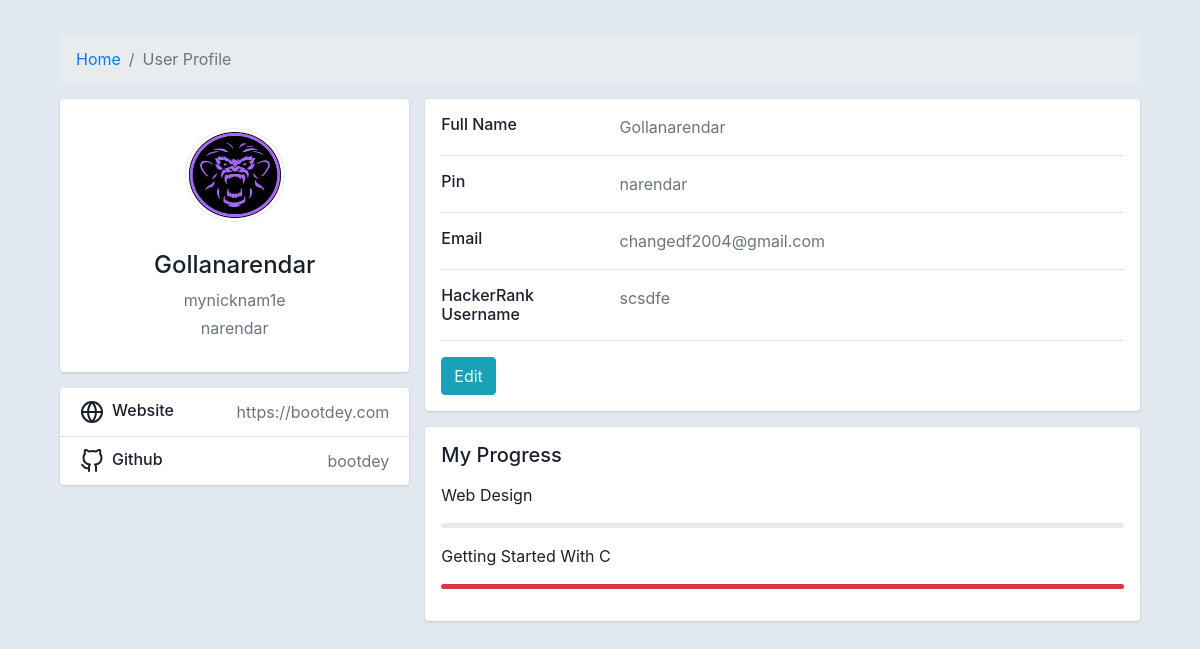
The page /profile/ (signed in) on the database as committed earlier.
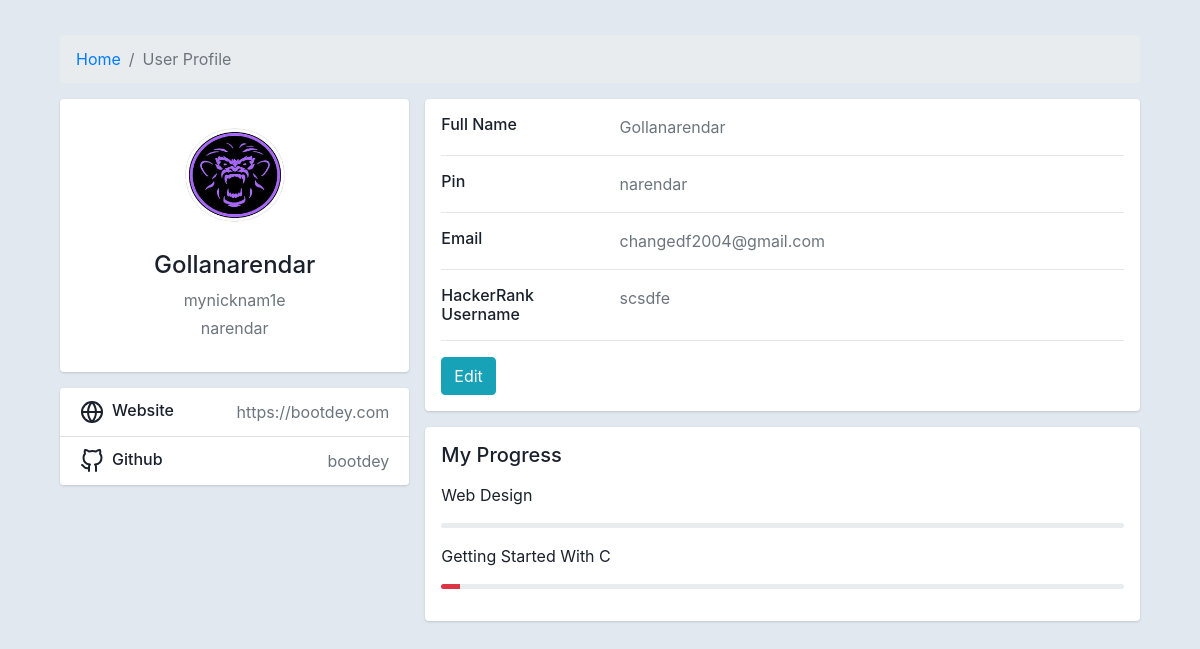
The same page on the database as committed later.
### profilepage/models.py (models this page shows, shortened)
class Profile(models.Model):
    user = models.OneToOneField(User, on_delete=models.CASCADE)
    nickname = models.CharField(max_length=30,default='yournickname')
    hackerrank_id = models.CharField(max_length=20,default='yourhackerrankid')
    c1progress = models.FloatField(default='0')
    c2progress = models.FloatField(default='0')
    name = models.CharField(max_length=50)
    imguploadlimit = models.PositiveSmallIntegerField(default='10')
    image = models.ImageField(upload_to='profile_images/', default='profile_images/default.jpg')

### profilepage/views.py (the view)
# urls.py: path('profile/',include('profilepage.urls')),
@login_required
def profile(request):
    user_profile = Profile.objects.filter(user=request.user).first()
    if user_profile is None:
        return redirect('home')
    else:
        context = {'user_profile': user_profile}
        return render(request, 'profile/userprofile.html', context)

### templates/profile/userprofile.html (shortened to what this page needs)
<!DOCTYPE html>
<html lang="en">
<head>
    <link href="https://cdn.jsdelivr.net/npm/bootstrap@4.4.1/dist/css/bootstrap.min.css" rel="stylesheet">
</head>
<body>
    <div class="container">
        <div class="main-body">
            <nav aria-label="breadcrumb" class="main-breadcrumb">
                <ol class="breadcrumb">
                    <li class="breadcrumb-item"><a href="{% url 'home'%}">Home</a></li>
                    <li class="breadcrumb-item active" aria-current="page">User Profile</li>
                </ol>
            </nav>
            <div class="row gutters-sm">
                <div class="col-md-4 mb-3">
                    <div class="card">
                        <div class="card-body">
                            <div class="d-flex flex-column align-items-center text-center">
                                <img src="{{ user_profile.image.url }}" alt="UserProfile"
                                    class="rounded-circle" width="120">
                                <div class="mt-3">
                                    <h4>{{ user_profile.name }}</h4>
                                    <p class="text-secondary mb-1">{{ user_profile.nickname }}</p>
                                    <p class="text-muted font-size-sm">{{ user_profile.user.username }}</p>
                                </div>
                            </div>
                        </div>
                    </div>
                    <div class="card mt-3">
                        <ul class="list-group list-group-flush">
                            <li class="list-group-item d-flex justify-content-between align-items-center flex-wrap">
                                <h6 class="mb-0">Website</h6>
                                <span class="text-secondary">https://bootdey.com</span>
                            </li>
                            <li class="list-group-item d-flex justify-content-between align-items-center flex-wrap">
                                <h6 class="mb-0">Github</h6>
                                <span class="text-secondary">bootdey</span>
                            </li>
                        </ul>
                    </div>
                </div>
                <div class="col-md-8">
                    <div class="card mb-3">
                        <div class="card-body">
                            <div class="row">
                                <div class="col-sm-3">
                                    <h6 class="mb-0">Full Name</h6>
                                </div>
                                <div class="col-sm-9 text-secondary">
                                    {{ user_profile.name }}
                                </div>
                            </div>
                            <hr>
                            <div class="row">
                                <div class="col-sm-3">
                                    <h6 class="mb-0">Pin</h6>
                                </div>
                                <div class="col-sm-9 text-secondary">
                                 {{ user_profile.user.username }}
                                </div>
                            </div>
                            <hr>
                            <div class="row">
                                <div class="col-sm-3">
                                    <h6 class="mb-0">Email</h6>
                                </div>
                                <div class="col-sm-9 text-secondary">
                                    {{user_profile.user.email}}
                                </div>
                            </div>
                            <hr>
                            <div class="row">
                                <div class="col-sm-3">
                                    <h6 class="mb-0">HackerRank Username</h6>
                                </div>
                                <div class="col-sm-9 text-secondary">
                                    {{ user_profile.hackerrank_id }}
                                </div>
                            </div>
                            <hr>
                            <div class="row">
                                <div class="col-sm-12">
                                    <a class="btn btn-info " target="__blank"
                                        href="editprofile/">Edit</a>
                                </div>
                            </div>
                        </div>
                    </div>
                    <div class="row gutters-sm">
                        <div class="col">
                            <div class="card h-100">
                                <div class="card-body">
                                    <h5 class="d-flex align-items-center mb-3">My Progress</h5>
                                     <p>Web Design</p>
                                    <div class="progress mb-3" style="height: 5px">
                                    </div>
                                    <p>Getting Started With C</p>
                                    <div class="progress mb-3" style="height: 5px">
                                        <div class="progress-bar bg-danger" role="progressbar" style="width: {{user_profile.c2progress}}%"
                                            aria-valuenow="72" aria-valuemin="0" aria-valuemax="100"></div>
                                    </div>
                                    </div>
                                </div>
                            </div>
                        </div>
                    </div>
                </div>
            </div>
        </div>
</body>
</html>

### templates/profile/userprofile.html (style rules this page uses)
body { margin-top: 20px; color: #1a202c; text-align: left; background-color: #e2e8f0; }
.main-body { padding: 15px; }
.card { box-shadow: 0 1px 3px 0 rgba(0, 0, 0, .1), 0 1px 2px 0 rgba(0, 0, 0, .06); }
.card { position: relative; display: flex; flex-direction: column; min-width: 0; word-wrap: break-word; background-color: #fff; background-clip: border-box; border: 0 solid rgba(0, 0, 0, .125); border-radius: .25rem; }
.card-body { flex: 1 1 auto; min-height: 1px; padding: 1rem; }
.gutters-sm { margin-right: -8px; margin-left: -8px; }
.gutters-sm>.col, .gutters-sm>[class*=col-] { padding-right: 8px; padding-left: 8px; }
.mb-3, .my-3 { margin-bottom: 1rem !important; }
.h-100 { height: 100% !important; }

Rows that differ between the two databases and show on the page:
changed Profile "Gollanarendar": c2progress 100 → 2.7027 (drawn)
